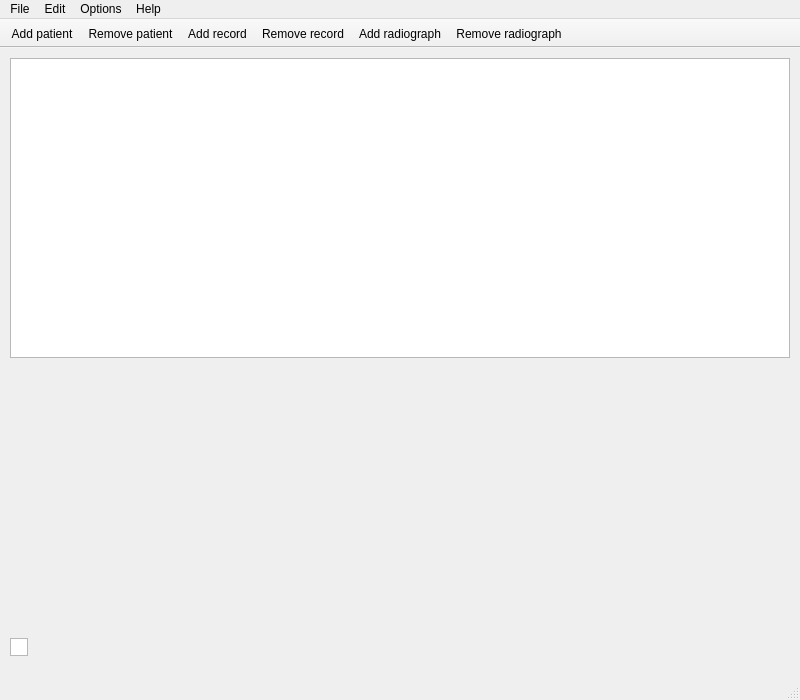
<?xml version="1.0" encoding="UTF-8"?>
<ui version="4.0">
 <class>MainWindow</class>
 <widget class="QMainWindow" name="MainWindow">
  <property name="geometry">
   <rect>
    <x>0</x>
    <y>0</y>
    <width>800</width>
    <height>700</height>
   </rect>
  </property>
  <property name="windowTitle">
   <string>Hospital DB Manager</string>
  </property>
  <widget class="QWidget" name="centralwidget">
   <widget class="QTableView" name="patientTable">
    <property name="geometry">
     <rect>
      <x>10</x>
      <y>10</y>
      <width>780</width>
      <height>300</height>
     </rect>
    </property>
    <property name="sizePolicy">
     <sizepolicy hsizetype="Expanding" vsizetype="Expanding">
      <horstretch>0</horstretch>
      <verstretch>0</verstretch>
     </sizepolicy>
    </property>
    <property name="horizontalScrollBarPolicy">
     <enum>Qt::ScrollBarAsNeeded</enum>
    </property>
    <property name="sizeAdjustPolicy">
     <enum>QAbstractScrollArea::AdjustToContents</enum>
    </property>
    <attribute name="horizontalHeaderShowSortIndicator" stdset="0">
     <bool>true</bool>
    </attribute>
    <attribute name="horizontalHeaderStretchLastSection">
     <bool>true</bool>
    </attribute>
    <attribute name="verticalHeaderVisible">
     <bool>false</bool>
    </attribute>
   </widget>
   <widget class="QTableView" name="radiographTable">
    <property name="geometry">
     <rect>
      <x>10</x>
      <y>590</y>
      <width>18</width>
      <height>18</height>
     </rect>
    </property>
    <property name="sizePolicy">
     <sizepolicy hsizetype="Expanding" vsizetype="Expanding">
      <horstretch>0</horstretch>
      <verstretch>0</verstretch>
     </sizepolicy>
    </property>
    <property name="horizontalScrollBarPolicy">
     <enum>Qt::ScrollBarAsNeeded</enum>
    </property>
    <property name="sizeAdjustPolicy">
     <enum>QAbstractScrollArea::AdjustToContents</enum>
    </property>
    <attribute name="horizontalHeaderStretchLastSection">
     <bool>true</bool>
    </attribute>
    <attribute name="verticalHeaderVisible">
     <bool>false</bool>
    </attribute>
   </widget>
   <widget class="PatientRecordWidget" name="recordsWidget" native="true">
    <property name="geometry">
     <rect>
      <x>0</x>
      <y>310</y>
      <width>800</width>
      <height>300</height>
     </rect>
    </property>
    <property name="sizePolicy">
     <sizepolicy hsizetype="Expanding" vsizetype="Expanding">
      <horstretch>0</horstretch>
      <verstretch>0</verstretch>
     </sizepolicy>
    </property>
   </widget>
  </widget>
  <widget class="QMenuBar" name="menubar">
   <property name="geometry">
    <rect>
     <x>0</x>
     <y>0</y>
     <width>800</width>
     <height>22</height>
    </rect>
   </property>
   <widget class="QMenu" name="menuFile">
    <property name="title">
     <string>File</string>
    </property>
    <addaction name="aOpenDB"/>
    <addaction name="aCloseDB"/>
    <addaction name="separator"/>
    <addaction name="actionExit"/>
   </widget>
   <widget class="QMenu" name="menuEdit">
    <property name="title">
     <string>Edit</string>
    </property>
    <addaction name="aAddPatient"/>
    <addaction name="aRemovePatient"/>
   </widget>
   <widget class="QMenu" name="menuOptions">
    <property name="title">
     <string>Options</string>
    </property>
    <widget class="QMenu" name="menuLanguage">
     <property name="title">
      <string>Language</string>
     </property>
     <addaction name="aEnglish"/>
     <addaction name="aRussian"/>
    </widget>
    <addaction name="menuLanguage"/>
   </widget>
   <widget class="QMenu" name="menuHelp">
    <property name="title">
     <string>Help</string>
    </property>
   </widget>
   <addaction name="menuFile"/>
   <addaction name="menuEdit"/>
   <addaction name="menuOptions"/>
   <addaction name="menuHelp"/>
  </widget>
  <widget class="QStatusBar" name="statusbar"/>
  <widget class="QToolBar" name="toolBar">
   <property name="enabled">
    <bool>true</bool>
   </property>
   <property name="minimumSize">
    <size>
     <width>0</width>
     <height>0</height>
    </size>
   </property>
   <property name="windowTitle">
    <string notr="true">toolBar</string>
   </property>
   <property name="movable">
    <bool>false</bool>
   </property>
   <property name="toolButtonStyle">
    <enum>Qt::ToolButtonTextUnderIcon</enum>
   </property>
   <property name="floatable">
    <bool>false</bool>
   </property>
   <attribute name="toolBarArea">
    <enum>TopToolBarArea</enum>
   </attribute>
   <attribute name="toolBarBreak">
    <bool>false</bool>
   </attribute>
   <addaction name="aAddPatient"/>
   <addaction name="aRemovePatient"/>
   <addaction name="aAddRecord"/>
   <addaction name="aRemoveRecord"/>
   <addaction name="aAddRadiograph"/>
   <addaction name="aRemoveRadiograph"/>
  </widget>
  <action name="aRemovePatient">
   <property name="icon">
    <iconset resource="../resources/resources.qrc">
     <normaloff>:/icons/remove_patient.png</normaloff>:/icons/remove_patient.png</iconset>
   </property>
   <property name="text">
    <string>Remove patient</string>
   </property>
   <property name="toolTip">
    <string>Remove patient from DataBase</string>
   </property>
   <property name="shortcut">
    <string notr="true">Ctrl+D</string>
   </property>
  </action>
  <action name="actionExit">
   <property name="text">
    <string>Exit</string>
   </property>
   <property name="toolTip">
    <string>Exit application</string>
   </property>
  </action>
  <action name="aAddPatient">
   <property name="icon">
    <iconset resource="../resources/resources.qrc">
     <normaloff>:/icons/add_patient.png</normaloff>:/icons/add_patient.png</iconset>
   </property>
   <property name="text">
    <string>Add patient</string>
   </property>
   <property name="toolTip">
    <string>Add new patient to DataBase</string>
   </property>
   <property name="shortcut">
    <string notr="true">Ctrl+E</string>
   </property>
  </action>
  <action name="aOpenDB">
   <property name="text">
    <string>Open DataBase</string>
   </property>
  </action>
  <action name="aCloseDB">
   <property name="text">
    <string>Close DataBase</string>
   </property>
   <property name="toolTip">
    <string>Close connection to DataBase</string>
   </property>
  </action>
  <action name="aEnglish">
   <property name="text">
    <string>English</string>
   </property>
   <property name="toolTip">
    <string notr="true">en</string>
   </property>
  </action>
  <action name="aRussian">
   <property name="text">
    <string>Russian</string>
   </property>
   <property name="toolTip">
    <string notr="true">ru</string>
   </property>
  </action>
  <action name="aDisplayRecords">
   <property name="text">
    <string>Display Records</string>
   </property>
  </action>
  <action name="aAddRecord">
   <property name="text">
    <string>Add record</string>
   </property>
  </action>
  <action name="aRemoveRecord">
   <property name="text">
    <string>Remove record</string>
   </property>
  </action>
  <action name="aAddRadiograph">
   <property name="text">
    <string>Add radiograph</string>
   </property>
  </action>
  <action name="aRemoveRadiograph">
   <property name="text">
    <string>Remove radiograph</string>
   </property>
  </action>
  <action name="aDisplayRadiographs">
   <property name="text">
    <string>Display radiographs</string>
   </property>
  </action>
  <action name="aDisplayEverything">
   <property name="text">
    <string>Display everything</string>
   </property>
   <property name="toolTip">
    <string>Displays all rows in record and radiograph tables</string>
   </property>
  </action>
 </widget>
 <customwidgets>
  <customwidget>
   <class>PatientRecordWidget</class>
   <extends>QWidget</extends>
   <header>patientrecordwidget.h</header>
   <container>1</container>
  </customwidget>
 </customwidgets>
 <resources>
  <include location="../resources/resources.qrc"/>
 </resources>
 <connections/>
</ui>
